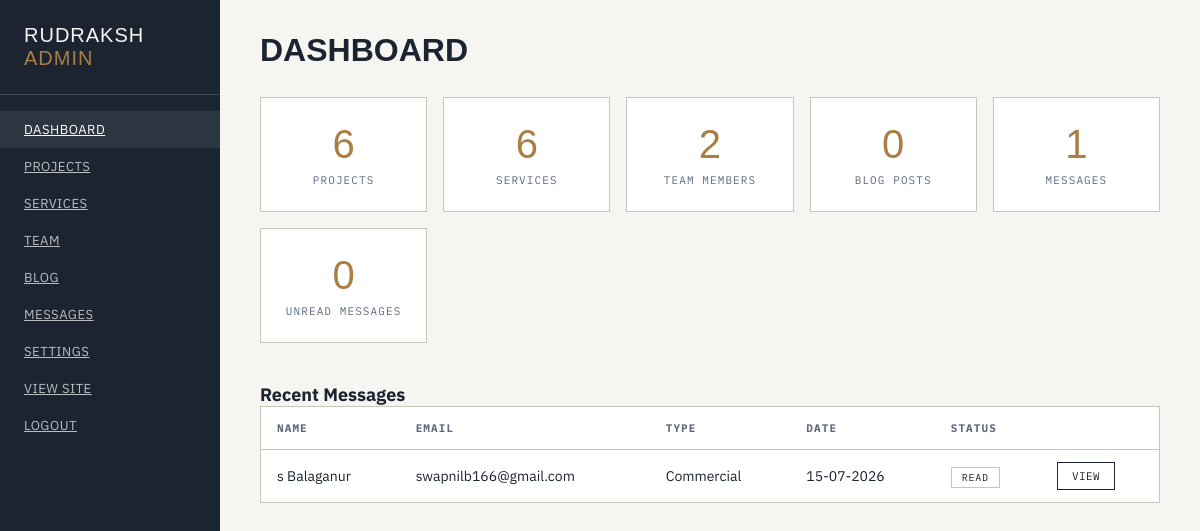
Page /admin/ (signed in) on the earlier database version.
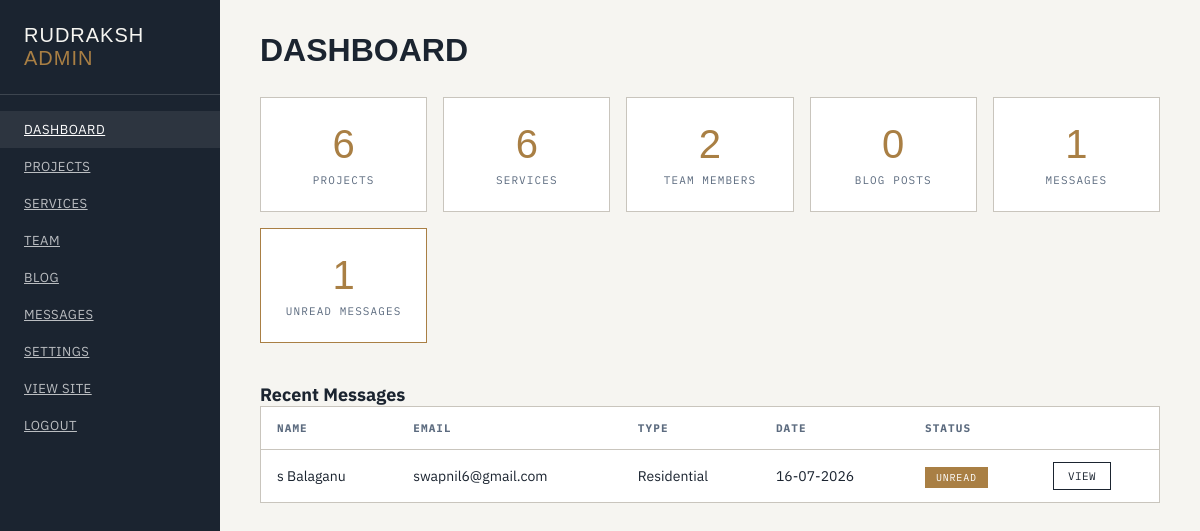
Same page on the later database version.
### app/models.py (models this page shows)
class ContactMessage(db.Model):
    id = db.Column(db.Integer, primary_key=True)
    name = db.Column(db.String(200), nullable=False)
    email = db.Column(db.String(200), nullable=False)
    phone = db.Column(db.String(50))
    project_type = db.Column(db.String(100))
    details = db.Column(db.Text)
    is_read = db.Column(db.Boolean, default=False)
    created_at = db.Column(db.DateTime, default=datetime.utcnow)

### app/routes/admin.py (the view)
@admin_bp.route('/')
@login_required
def dashboard():
    project_count = Project.query.count()
    service_count = Service.query.count()
    team_count = TeamMember.query.count()
    message_count = ContactMessage.query.count()
    unread_messages = ContactMessage.query.filter_by(is_read=False).count()
    blog_count = BlogPost.query.count()
    recent_messages = ContactMessage.query.order_by(ContactMessage.created_at.desc()).limit(5).all()
    return render_template('admin/dashboard.html',
                         project_count=project_count,
                         service_count=service_count,
                         team_count=team_count,
                         message_count=message_count,
                         unread_messages=unread_messages,
                         blog_count=blog_count,
                         recent_messages=recent_messages)

### app/models.py (called while the page is built)
@login_manager.user_loader
def load_user(user_id):
    return User.query.get(int(user_id))

    @classmethod
    def get(cls, key, default=''):
        setting = cls.query.filter_by(key=key).first()
        return setting.value if setting else default

### app/templates/admin/dashboard.html
{% extends "admin/base.html" %}
{% block content %}
<div class="page-header">
  <h1>Dashboard</h1>
</div>
<div class="stat-grid">
  <div class="stat-card">
    <div class="stat-num">{{ project_count }}</div>
    <div class="stat-lbl">Projects</div>
  </div>
  <div class="stat-card">
    <div class="stat-num">{{ service_count }}</div>
    <div class="stat-lbl">Services</div>
  </div>
  <div class="stat-card">
    <div class="stat-num">{{ team_count }}</div>
    <div class="stat-lbl">Team Members</div>
  </div>
  <div class="stat-card">
    <div class="stat-num">{{ blog_count }}</div>
    <div class="stat-lbl">Blog Posts</div>
  </div>
  <div class="stat-card">
    <div class="stat-num">{{ message_count }}</div>
    <div class="stat-lbl">Messages</div>
  </div>
  <div class="stat-card {% if unread_messages > 0 %}warning{% endif %}">
    <div class="stat-num">{{ unread_messages }}</div>
    <div class="stat-lbl">Unread Messages</div>
  </div>
</div>
<h2 style="margin-top:40px;font-size:18px;">Recent Messages</h2>
<table class="admin-table">
  <thead>
    <tr><th>Name</th><th>Email</th><th>Type</th><th>Date</th><th>Status</th><th></th></tr>
  </thead>
  <tbody>
    {% for msg in recent_messages %}
    <tr>
      <td>{{ msg.name }}</td>
      <td>{{ msg.email }}</td>
      <td>{{ msg.project_type }}</td>
      <td>{{ msg.created_at.strftime('%d-%m-%Y') }}</td>
      <td>{% if msg.is_read %}<span class="badge">Read</span>{% else %}<span class="badge unread">Unread</span>{% endif %}</td>
      <td><a href="{{ url_for('admin.message_read', id=msg.id) }}" class="btn-sm">View</a></td>
    </tr>
    {% endfor %}
  </tbody>
</table>
{% endblock %}

Differences in the rows shown:
changed ContactMessage: name "s Balaganur" → "s Balaganu"; email "swapnilb166@gmail.com" → "swapnil6@gmail.com"; project_type "Commercial" → "Residential"; created_at "15-07-2026" → "16-07-2026"; is_read "READ" → "UNREAD"
Other differences:
{{ unread_messages }}: "0" → "1"
